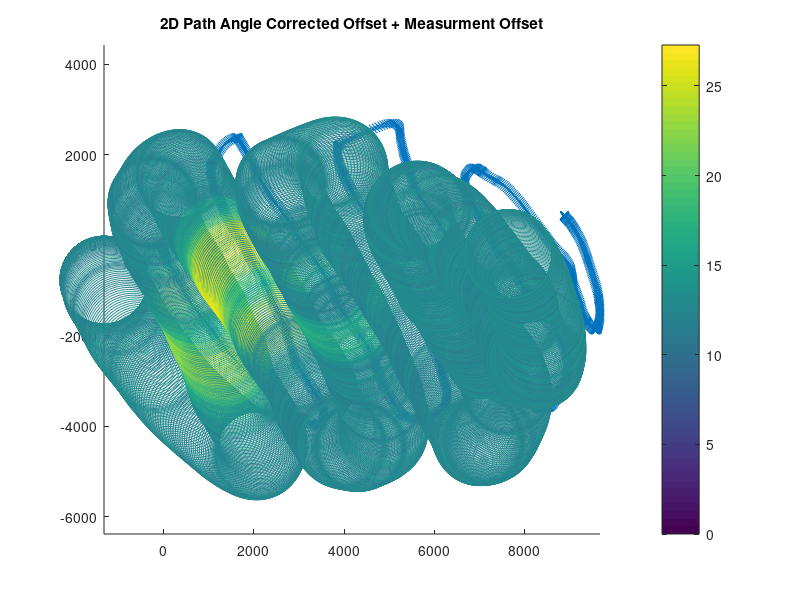

Source code (MATLAB):
clear
clc
close all

load Oct_track

label.time = 1;
label.x = 2;
label.y = 3;
label.yaw = 4;
label.pitch = 5;
label.roll = 6;
label.button = 7;
label.squal = 8;
% label.random = 9;
label.waveform1 = 10:60;
label.waveform2 = 61:110;

data_time = data(:,label.time);
data_x = data(:,label.x);
data_y = data(:,label.y);
data_yaw = deg2rad(data(:,label.yaw));
data_pitch = deg2rad(data(:,label.pitch));
data_roll = deg2rad(data(:,label.roll));
data_squal = data(:,label.squal);
% data_random = data(:,label.random);
data_button = data(:,label.button);
data_waveform1 = data(:,label.waveform1);
data_waveform2 = data(:,label.waveform2);

clear data outputFile pathName label

peak_power = [peaks(:,1),peaks(:,3)];

rho = 1500;
data_yaw_offset = data_yaw; %- data_yaw(1); % offset angle to zero
x_location = 0; % initial x location
y_location = 0; % initial y location
x_location_offset = 0; % initial x with no offset
y_location_offset = 0; %initial y with no offset
x_location_offset2 = rho;
y_location_offset2 = 0;
corrected_path = zeros(size(data_x,1),2);
corrected_path_offset = zeros(size(data_x,1),2);

% % No angle offset integration
% for i=1:length(data_x)
%     % Calculate rotation matrix
%     correction_factor = [ cos(data_yaw(i)) -sin(data_yaw(i)); sin(data_yaw(i)) cos(data_yaw(i))];
%     % Matrix for raw x and y
%     path_matrix = [data_x(i),data_y(i)];
%     % Multiply x,y matrix and rotation matrix
%     path_temp = path_matrix*correction_factor;
%     % Add temp path to previous location
%     corrected_path(i,:) = [x_location + path_temp(1) , y_location + path_temp(2)];
%     % Update Location of x and y
%     x_location = corrected_path(i,1);
%     y_location = corrected_path(i,2);
% end
% 
% % Angle offset integration
% for i=1:length(data_x)
%     % Calculate rotation matrix 
%     correction_factor = [ cos(data_yaw_offset(i)) -sin(data_yaw_offset(i)); sin(data_yaw_offset(i)) cos(data_yaw_offset(i))];
%     % Matrix for raw x and y
%     path_matrix = [data_x(i);data_y(i)];
%     % Multiply x,y matrix and rotation matrix
% %     path_temp = path_matrix*correction_factor;
%     path_temp = correction_factor*path_matrix;
%     % Add temp path to previous location
%     corrected_path_offset(i,:) = [x_location_offset + path_temp(1) , y_location_offset + path_temp(2)];
%     % Update Location of x and y 
%     x_location_offset = corrected_path_offset(i,1);
%     y_location_offset = corrected_path_offset(i,2);
% end


% Angle offset integration
for i=1:length(data_x)
    % Calculate rotation matrix 
    correction_factor = [ cos(data_yaw_offset(i)) -sin(data_yaw_offset(i)); sin(data_yaw_offset(i)) cos(data_yaw_offset(i))];
    % Matrix for raw x and y
    path_matrix = [data_x(i);data_y(i)];
    % Multiply x,y matrix and rotation matrix
%     path_temp = path_matrix*correction_factor;
    path_temp = correction_factor*path_matrix;
    path_temp2 = correction_factor*path_matrix + [rho*cos(data_yaw_offset(i));rho*sin(data_yaw_offset(i))];
%     path_temp2 = correction_factor*path_matrix
    % Add temp path to previous location
    corrected_path_offset(i,:) = [x_location_offset + path_temp(1) , y_location_offset + path_temp(2)];
    corrected_path_offset2(i,:) = [x_location_offset + path_temp2(1) , y_location_offset + path_temp2(2)];
    % Update Location of x and y 
    x_location_offset = corrected_path_offset(i,1);
    y_location_offset = corrected_path_offset(i,2);
    x_location_offset2 = corrected_path_offset2(i,1);
    y_location_offset2 = corrected_path_offset2(i,2);
end

%% Plot Corrected Path
markerSize = 4000;
% axis([xmin xmax ymin ymax]
newaxis = ([-10000 10000 -10000 10000]);

% % Plot x y raw path
% close all
% scatter(cumsum(data_x),cumsum(data_y),150,-peak_power(:,3)); colorbar,
% % axis(newaxis); 
% axis equal
% title('2D Raw X and Y Output');

close all
% Plot x y angle corrected path with offset (11khz peak)
figure;
scatter(corrected_path_offset(:,1),corrected_path_offset(:,2),'x');
% ,-peak_power(:,3)), 
colorbar
title('2D Path Angle Corrected Offset');
% axis(newaxis); 
axis equal

hold on

scatter(corrected_path_offset2(:,1),corrected_path_offset2(:,2),markerSize,-peak_power(:,2)), colorbar
title('2D Path Angle Corrected Offset + Measurment Offset');
% axis(newaxis); 
axis equal